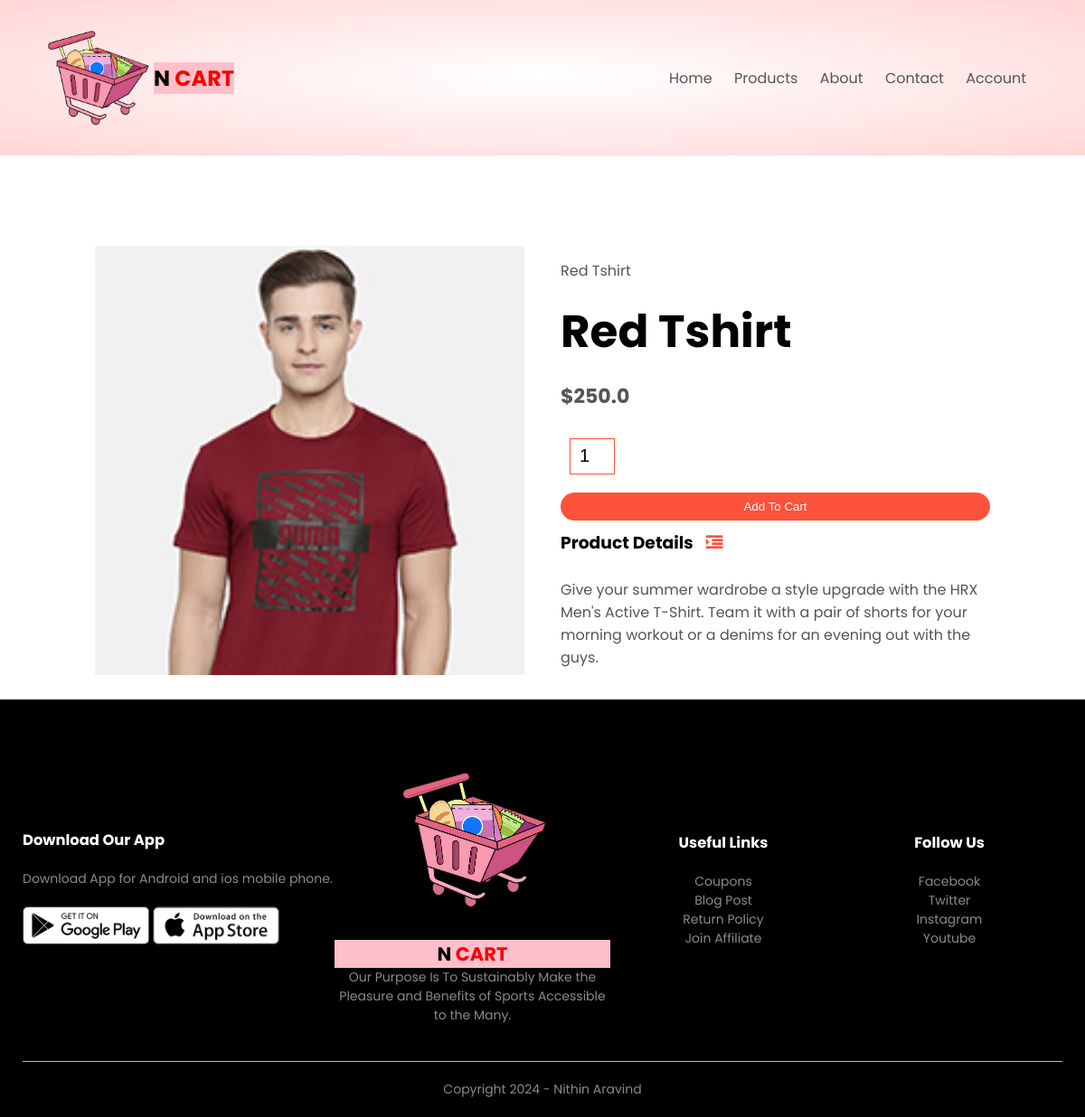
The page /product_details/1 on the database its author committed.
### products/models.py (models this page shows, shortened)
class Product(models.Model):
    LIVE=1
    DELETE=0
    DELETE_CHOICES=((LIVE,'Live')),(DELETE,'Delete')
    title=models.CharField(max_length=200)
    price=models.FloatField()
    description=models.TextField()
    image=models.ImageField(upload_to='media/')
    priority=models.IntegerField(default=0)
    delete_status=models.IntegerField(choices=DELETE_CHOICES,default=LIVE)
    created_at=models.DateTimeField(auto_now_add=True)
    updated_at=models.DateTimeField(auto_now=True)

### products/views.py (the view)
# urls.py: path('product_details/<pk>',views.detail_products,name='detail_product')
def detail_products(request,pk):
    product=Product.objects.get(pk=pk)
    context={'product':product}
    return render(request,'product_detail.html',context)

### templates/product_detail.html
{% extends 'blank_layout.html' %}
{% block content %}
{% include 'product_description.html' %}
{% endblock content %}

### templates/product_description.html (shortened to what this page needs)
{% load static %}
<div class="small-container single-product">
    <div class="row">
        <div class="col-2">
            <img src="{{ product.image.url }}" width="100%" id="ProductImg">
        </div>
        <div class="col-2">
            <p>{{ product.title }}</p>
            <h1> {{ product.title }} </h1>
            <h4>${{ product.price }}</h4>
            <form action="{% url 'add_to_cart'  %}" method="post" enctype="multipart/form-data">
            <input type="number" name="quantity" value="1">
            <button type="submit" class="btn">Add To Cart</button>
            </form>
            <h3>Product Details <i class="fa fa-indent"></i></h3>
            <br>
            <p>{{ product.description }}</p>
        </div>
    </div>
</div>

### static/css/style.css (style rules this page uses)
* { margin: 0; padding: 0; box-sizing: border-box; }
body { font-family: 'Poppins', sans-serif; }
p { color: #555; }
.row { display: flex; align-items: center; flex-wrap: wrap; justify-content: space-around; }
.col-2 { flex-basis: 50%; min-width: 300px; }
.col-2 img { max-width: 100%; padding: 50px 0; }
.col-2 h1 { font-size: 50px; line-height: 60px; margin: 25px 0; }
.btn { display: inline-block; background: #ff523b; color: white; padding: 8px 30px; margin: 30px 0; border-radius: 30px; transition: background 0.5s; }
.small-container { max-width: 1080px; margin: auto; padding-left: 25px; padding-right: 25px; }
h4 { color: #555; font-weight: normal; }
.single-product { margin-top: 80px; }
.single-product .col-2 img { padding: 0; }
.single-product .col-2 { padding: 20px; }
.single-product h4 { margin: 20px 0; font-size: 22px; font-weight: bold; }
.single-product input { width: 50px; height: 40px; padding-left: 10px; font-size: 20px; margin-left: 10px; border: 1px solid #ff523b; margin-right: 10px; }
.single-product .fa { color: #ff523b; margin-left: 10px; }
form input { width: 100%; height: 30px; margin: 10px 0; padding: 0 10px; border: 1px solid #ccc; }
form .btn { width: 100%; border: none; cursor: pointer; margin: 10px 0; }

### rows shown on the page
Product: image (picture), title "Red Tshirt", price "250.0", description "Give your summer wardrobe a style upgrade with the HRX Men's Active T-Shirt. Team it with a pair of shorts for your morning workout or a denims for an evening out with the guys."
